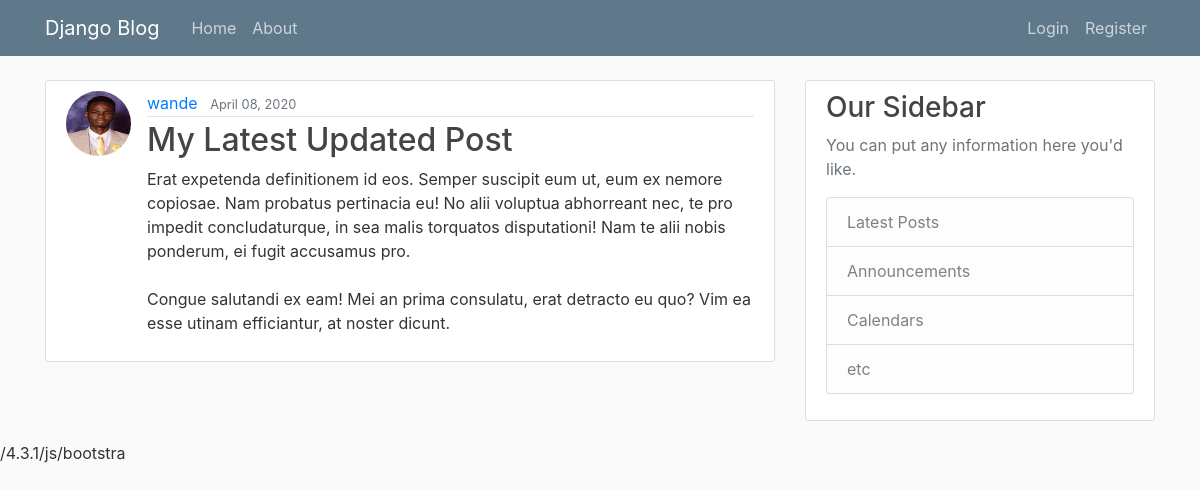
The page /post/35/ on the database its author committed.
### blog/models.py (models this page shows, shortened)
class Post(models.Model):
    title = models.CharField(max_length=100)
    content = models.TextField()
    date_posted = models.DateTimeField(default=timezone.now)
    author = models.ForeignKey(User, on_delete=models.CASCADE)

### users/models.py (models this page shows, shortened)
class Profile(models.Model):
    user = models.OneToOneField(User, on_delete=models.CASCADE)
    image = models.ImageField(default='default.jpg', upload_to='profile_pics')

### blog/views.py (the view)
# urls.py: path('post/<int:pk>/', PostDetailView.as_view(), name='post-detail'),
class PostDetailView(DetailView):
    model = Post

### blog/templates/blog/post_detail.html (shortened to what this page needs)
{%  extends "blog/base.html" %}
{% block content %}
    <article class="media content-section">
      <img class= "rounded-circle article-img" src="{{ object.author.profile.image.url }}">
      <div class="media-body">
        <div class="article-metadata">
          <a class="mr-2" href="{% url 'user-posts' object.author.username %}">{{ object.author }}</a>
          <small class="text-muted">{{ object.date_posted|date:"F d, Y"}}</small>
        </div>
        <h2 class="article-title">{{ object.title }}</h2>
        <p class="article-content">{{ object.content }}</p>
      </div>
    </article>
{% endblock content %}

### blog/static/blog/main.css (style rules this page uses)
body { background: #fafafa; color: #333333; margin-top: 5rem; }
h1, h2, h3, h4, h5, h6 { color: #444444; }
.content-section { background: #ffffff; padding: 10px 20px; border: 1px solid #dddddd; border-radius: 3px; margin-bottom: 20px; }
.article-title { color: #444444; }
.article-content { white-space: pre-line; }
.article-img { height: 65px; width: 65px; margin-right: 16px; }
.article-metadata { padding-bottom: 1px; margin-bottom: 4px; border-bottom: 1px solid #e3e3e3 }

### rows shown on the page
Post: author.profile.image (picture), author "wande", date_posted "April 08, 2020", title "My Latest Updated Post", content "Erat expetenda definitionem id eos. Semper suscipit eum ut, eum ex nemore copiosae. Nam probatus pertinacia eu! No alii voluptua abhorreant nec, te pro impedit concludaturque, in sea malis torquatos disputationi! Nam te alii nobis ponderum, ei fugit accusamus pro. Congue salutandi ex eam! Mei an prima consulatu, erat detracto eu quo? Vim ea esse utinam efficiantur, at noster dicunt."
